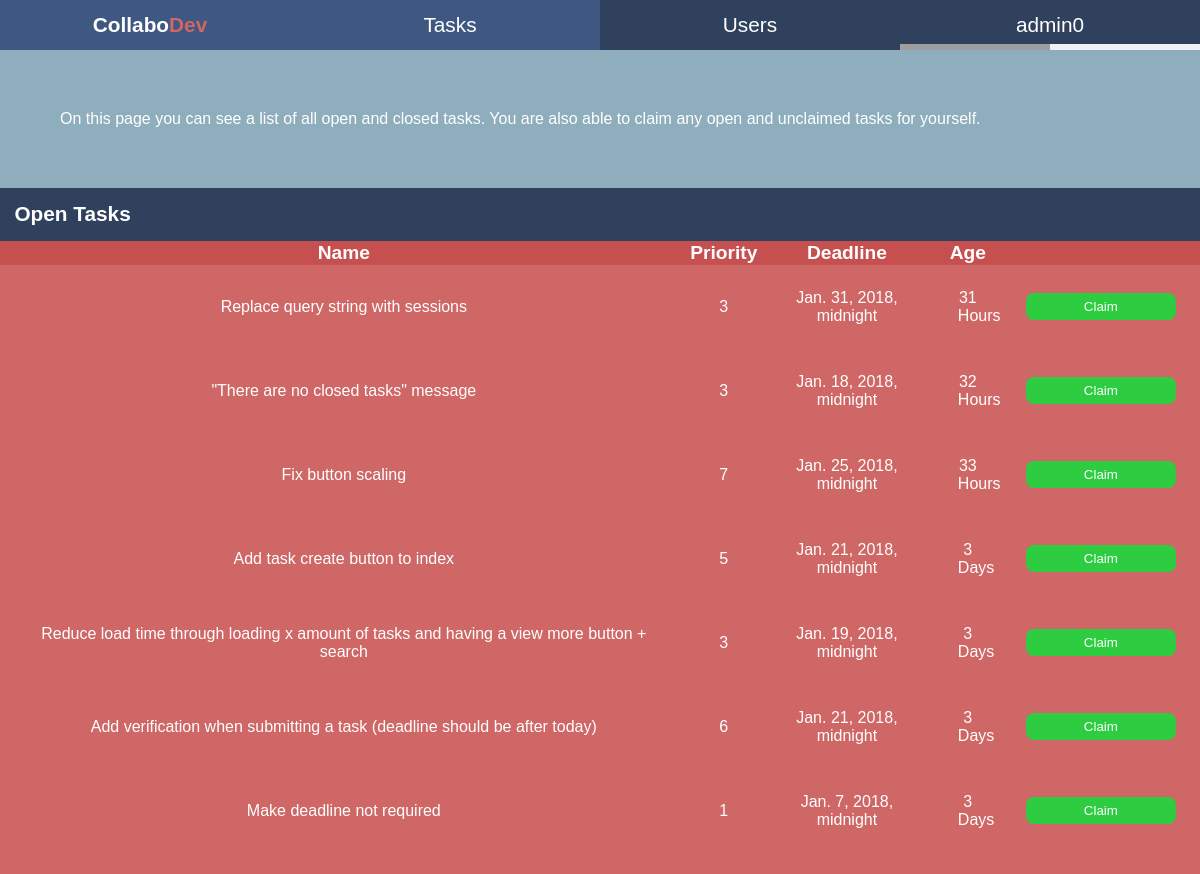
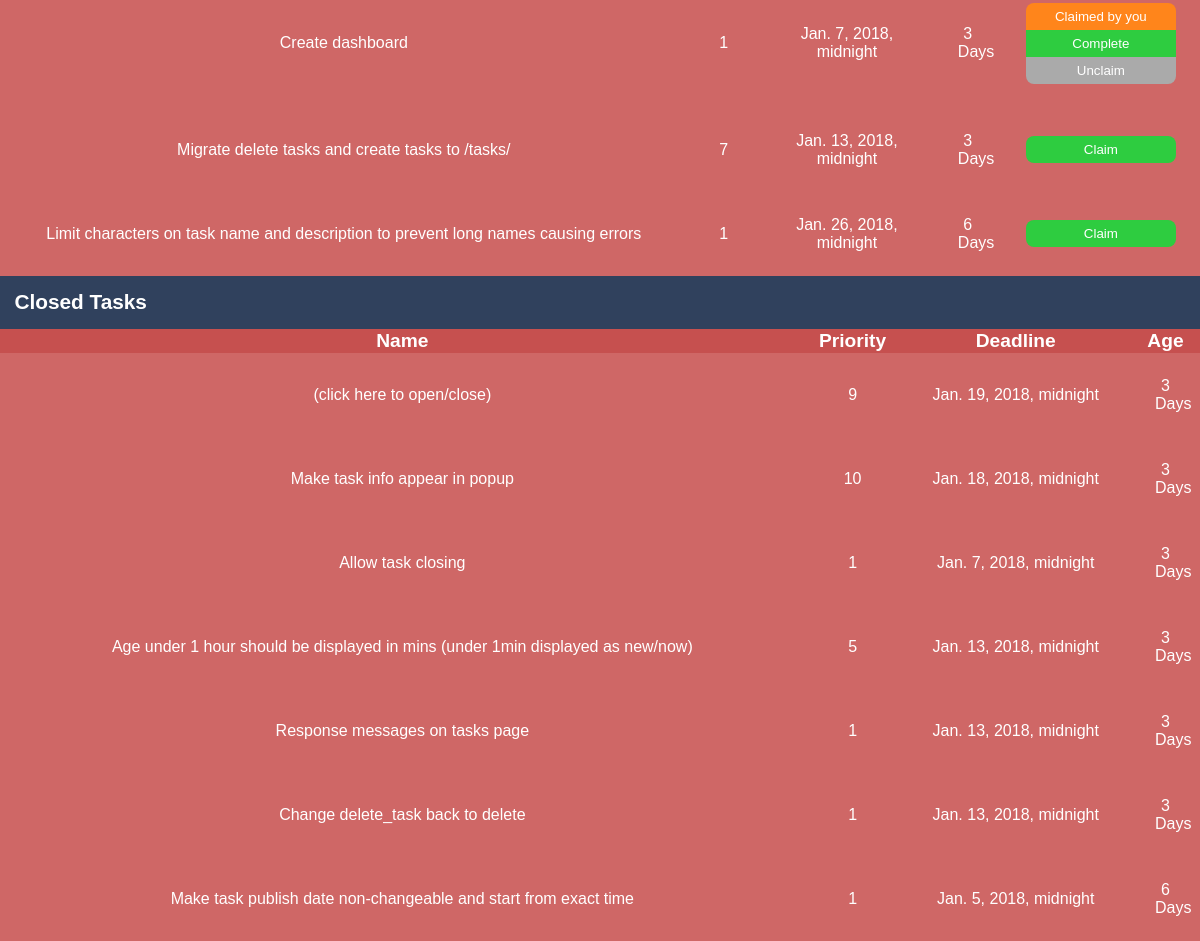
The page /tasks/ (signed in) on the database its author committed (2 pictures, top to bottom).
### tasks/models.py (models this page shows, shortened)
class Task(models.Model):
    task_name = models.CharField(max_length=70, blank=False)
    task_description = models.CharField(max_length=400)
    task_owner = models.CharField(max_length=15)
    task_priority = models.IntegerField(validators=[MaxValueValidator(10),
                                                    MinValueValidator(1)],
                                        blank=False)
    task_open = models.BooleanField(default=True)
    publish_date = models.DateTimeField(default=now, blank=True)
    deadline_date = models.DateTimeField(blank=False)

### tasks/views.py (the view)
# urls.py: path('', views.index, name='index'),
@login_required
def index(request):
    tasks = Task.objects.order_by('-publish_date')
    context = {
        'tasks': tasks,
    }
    try:
        message_id = int(request.GET.get('m'))
        if message_id == 1:
            message = "Task claimed successfully."
        elif message_id == 2:
            message = "Task already claimed."
        elif message_id == 3:
            message = "POST data did not contain a task ID."
        elif message_id == 4:
            message = "Task created successfully."
        elif message_id == 5:
            message = "Please completely fill out the form."
        elif message_id == 6:
            message = "Task unclaimed successfully."
        elif message_id == 7:
            message = "Task closed successfully."
        context['error_message'] = message
    except TypeError:
        pass
    return render(request, 'tasks/index.html', context)

### tasks/templates/tasks/index.html (shortened to what this page needs)
<!DOCTYPE html>
<html>
	<head>
		{% load static %}
		<link rel="stylesheet" type="text/css" href="{% static 'tasks/css/style.css' %}" />
	</head>
	<body>
		<div class="nav">
			<ul>
				<li id="logo" class="nav-hover"><a href="/"><b>Collabo<span class="crimson">Dev</span></b></a></li>
				<li><a href="/tasks/" class="active">Tasks</a></li>
				<li><a href="/users/">Users</a></li>
				<li id="user-widget"><a href="/profile/"><span id="user-widget-text">{{ user.get_username }}<span class="task-count">0</span></span><div class="progress-bar-div"><div class="progress-bar"></div></div></a></li>
			</ul>
		</div>
		<div id="page-description">
			{% if error_message %}
				<p>{{ error_message }}</p>
			{% else %}
				<p>On this page you can see a list of all open and closed tasks. You are also able to claim any open and unclaimed tasks for yourself.</p>
			{% endif %}
		</div>
		{% if tasks %}
			<h2>Open Tasks</h2>
			<table class="task-table">
				<tr>
					<th>Name</th>
					<th class="task-priority">Priority</th>
					<th>Deadline</th>
					<th>Age</th>
					<th class="claim-info"></th>
				</tr>
				{% for task in tasks %}
				{% if task.task_open %}
				<tr id="{{ task.id }}">
					<td onclick = "show_modal({{ task.id }})">{{ task.task_name }}</td>
					<td onclick = "show_modal({{ task.id }})">{{ task.task_priority }}</td>
					<td onclick = "show_modal({{ task.id }})">{{ task.deadline_date }}</td>
					<td onclick = "show_modal({{ task.id }})"></td>
					<td>
						<form action="/tasks/claim/" method="post">
							<input type="submit" value="Claim" class="claim" />
						</form>
						<form action="/tasks/close/" method="post" style="display: none" onsubmit="return confirm('Are you sure you want to close this task?');">
							<input type="submit" value="Complete" class="close-task" />
						</form>
						<form action="/tasks/unclaim/" method="post" style="display: none" onsubmit="return confirm('Are you sure you want to unclaim this task?');">
							<input type="submit" value="Unclaim" class="unclaim" />
						</form>
					</td>
				</tr>
				{% endif %}
				{% endfor %}
			</table>
			<h2>Closed Tasks</h2>
			<table class="task-table">
				<tr>
					<th>Name</th>
					<th class="task-priority">Priority</th>
					<th>Deadline</th>
					<th>Age</th>
				</tr>
				{% for task in tasks %}
				{% if not task.task_open %}
				<tr id="{{ task.id }}">
					<td onclick = "show_modal({{ task.id }})">{{ task.task_name }}</td>
					<td onclick = "show_modal({{ task.id }})">{{ task.task_priority }}</td>
					<td onclick = "show_modal({{ task.id }})">{{ task.deadline_date }}</td>
					<td onclick = "show_modal({{ task.id }})"></td>
				</tr>
				{% endif %}
				{% endfor %}
			</table>
		{% else %}
			<p>No tasks have been created. Create one <a href="/tasks/create">here</a></p>
		{% endif %}
	</body>
</html>

### tasks/static/tasks/css/style.css (style rules this page uses)
* { background-color: #cf6766; color: #fff; font-family: Arial, "Verdana", Sans-serif; margin: 0px; }
.crimson { color: #cf6766; }
.nav * { background-color: #30415D; }
.nav ul { list-style: none; text-align: center; padding: 0; margin: 0; background-color: #30415D; }
.nav li { font-size: 1.3em; line-height: 40px; height: 40px; border-bottom: 1px solid #000; }
.nav a, .nav b { text-decoration: none; color: #fff; display: block; transition: .4s background-color; }
.nav span { transition: .4s background-color; }
.nav a:hover *, .nav a:hover, .active { background-color: #3f5882; }
.active { cursor: default; }
@media screen and (min-width: 640px) { .nav li { width: 25%; border-bottom: none; height: 50px; line-height: 50px; font-size: 1.3em; float: left; } }
@media screen and (min-width: 640px) { .nav ul { overflow: auto; } }
@media screen and (min-width: 640px) { #logo { font-size:: 1.75em; } }
.progress-bar-div { margin-top: -6px !important; background-color: #F1F1F1 !important; }
.progress-bar { height:6px !important; width:50% !important; background-color: #9E9E9E !important; }
h2 { background-color: #30415D; font-size: 1.3em; padding: 1.2%; }
#page-description * { margin: 0; padding: 5%; background-color: #8EAEBD; }
.task-table { border-collapse: collapse; width: 100%; text-align: center; }
.task-table th { font-size: 1.2em; background-color: #c6504f; }
.task-table td { padding: 2%; }
.task-table tr td *, .task-table tr td { transition: .2s background-color; }
.task-table tr { cursor: help; }
.task-table th { cursor: auto; }
.claim, .unclaim, .close-task { -webkit-appearance: none; -webkit-border-radius: 8px; -moz-border-radius: 8px; border-radius: 8px; border: none; color: #fff; background: #3498db; padding: 4% 20px; text-decoration: none; width: 100%; text-align: center; }

### rows shown on the page
Task: task_name "Replace query string with sessions", task_priority "3", deadline_date "Jan. 31, 2018, midnight"
Task: task_name "\"There are no closed tasks\" message", task_priority "3", deadline_date "Jan. 18, 2018, midnight"
Task: task_name "Fix button scaling", task_priority "7", deadline_date "Jan. 25, 2018, midnight"
Task: task_name "Add task create button to index", task_priority "5", deadline_date "Jan. 21, 2018, midnight"
Task: task_name "Reduce load time through loading x amount of tasks and having a view more button + search", task_priority "3", deadline_date "Jan. 19, 2018, midnight"
Task: task_name "Add verification when submitting a task (deadline should be after today)", task_priority "6", deadline_date "Jan. 21, 2018, midnight"
Task: task_name "Make deadline not required", task_priority "1", deadline_date "Jan. 7, 2018, midnight"
Task: task_name "Create dashboard", task_priority "1", deadline_date "Jan. 7, 2018, midnight"
Task: task_name "Migrate delete tasks and create tasks to /tasks/", task_priority "7", deadline_date "Jan. 13, 2018, midnight"
Task: task_name "Limit characters on task name and description to prevent long names causing errors", task_priority "1", deadline_date "Jan. 26, 2018, midnight"
Task: task_name "(click here to open/close)", task_priority "9", deadline_date "Jan. 19, 2018, midnight"
Task: task_name "Make task info appear in popup", task_priority "10", deadline_date "Jan. 18, 2018, midnight"
Task: task_name "Allow task closing", task_priority "1", deadline_date "Jan. 7, 2018, midnight"
Task: task_name "Age under 1 hour should be displayed in mins (under 1min displayed as new/now)", task_priority "5", deadline_date "Jan. 13, 2018, midnight"
Task: task_name "Response messages on tasks page", task_priority "1", deadline_date "Jan. 13, 2018, midnight"
Task: task_name "Change delete_task back to delete", task_priority "1", deadline_date "Jan. 13, 2018, midnight"
Task: task_name "Make task publish date non-changeable and start from exact time", task_priority "1", deadline_date "Jan. 5, 2018, midnight"

### other values the page prints
{{ user.get_username }} "admin"
